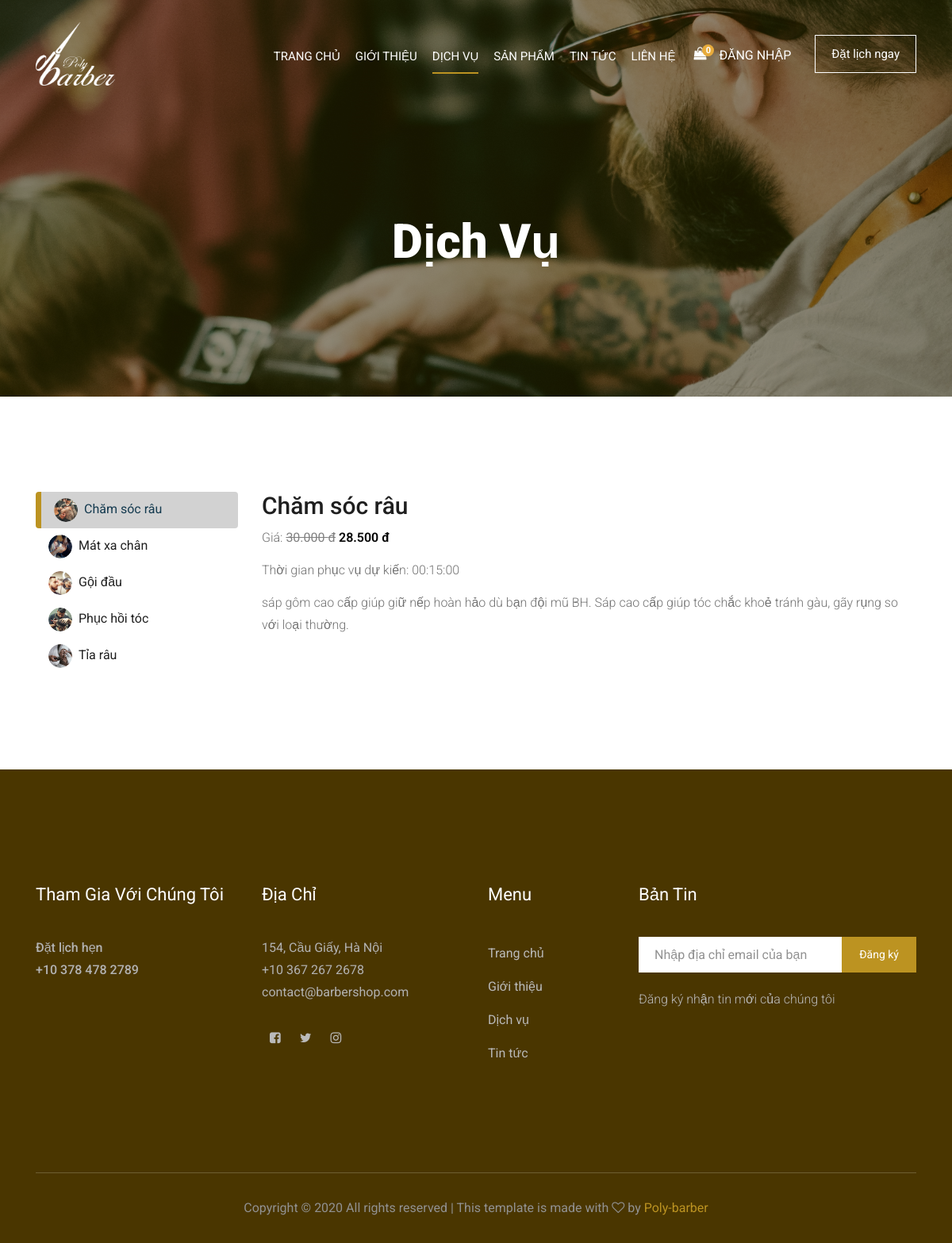
Page /?page=service-list&id=8 on the committed database.
### tables this page shows
CREATE TABLE `setting` (
  `id` int(11) NOT NULL,
  `logo` varchar(191) NOT NULL,
  `file_ico` varchar(191) NOT NULL,
  `title` varchar(191) NOT NULL,
  `introduce` text NOT NULL,
  `slogan` varchar(191) NOT NULL
);

CREATE TABLE `services` (
  `id` int(11) NOT NULL,
  `name` varchar(191) NOT NULL,
  `price` float NOT NULL,
  `sale` float NOT NULL,
  `time` time NOT NULL,
  `detail` text NOT NULL,
  `images` varchar(191) NOT NULL,
  `id_type` int(11) NOT NULL
);

### layout/layout.php (called while the page is built)
<?php include_once "header.php" ?>
    <?php include_once $view_page ?>
<?php include_once "footer.php" ?>

### index.php (called while the page is built, shortened)
<?php
require_once "libs/services.php";
require_once "libs/setting.php";
extract($_REQUEST);
$page = isset($_GET['page']) ? $_GET['page'] : '';
switch ($page) {
    case 'service-list':
        $view_page = "site/service-list.php";
        break;
}
include_once "layout/layout.php";

### libs/database.php (called while the page is built, shortened)
<?php
function connection()
{
    try {
        $conn = new PDO("mysql:host=localhost; dbname=barber; charset=utf8", "root", "");
    } catch (PDOException $e) {
        echo "Lỗi Kết nối" . $e->getMessage();
    }
    return $conn;
}
function query_exe($sql) {
    $conn = connection();
    try {
        $stmt = $conn->prepare($sql);
        $stmt->execute();
        $result = $stmt->fetchAll(PDO::FETCH_ASSOC);
        return $result;
    } catch (PDOException $e) {
        echo "Lỗi dữ liệu" . $e->getMessage();
    } finally {
        unset($conn);
    }
}
function query_limit($sql) {
    $conn = connection();
    try {
        $stmt = $conn->prepare($sql);
        $stmt->execute();
        $result = $stmt->fetch(PDO::FETCH_ASSOC);
        return $result;
    } catch (PDOException $e) {
        echo "Lỗi dữ liệu" . $e->getMessage();
    } finally {
        unset($conn);
    }
}

### libs/setting.php (called while the page is built, shortened)
<?php
require_once "database.php";
function list_limit_setting(){
    $sql = "SELECT * from setting order by id limit 0,1";
    return query_limit($sql);
}

### libs/services.php (called while the page is built, shortened)
<?php
require_once "database.php";
function service_list_cate($id_type) {
    $sql = "SELECT * from services Where id_type=$id_type ORDER BY id DESC";
    return query_exe($sql);
}

### site/service-list.php (the view, shortened to what this page needs)
<?php
if(isset($_GET['id'])){
    $id=$_GET['id'];
    $service =  service_list_cate($id);
$i=0;
$length = count($service);
}
?>
<div class="bradcam_area breadcam_bg overlay">
 	<h3>Dịch vụ</h3>
 </div>
<section class="service section-padding">
    <div class="container">
    <div class="row">
  <div class="col-3">
    <div class="nav flex-column nav-pills" id="v-pills-tab" role="tablist" aria-orientation="vertical">
        <?php foreach($service as $s): ?>
            <?php if($i==0): ?>
      <a class="nav-link active" id="v-pills-home<?=$s['id']?>-tab" data-toggle="pill" href="#v-pills-home<?=$s['id']?>" role="tab" aria-controls="v-pills-home<?=$s['id']?>" aria-selected="true">
      <img class="rounded-circle mr-2" src="images/products/<?=$s['images']?>" alt="" width="30" height="30"><?=$s['name']?>
    </a>
            <?php else:?>
      <a class="nav-link" id="v-pills-home<?=$s['id']?>-tab" data-toggle="pill" href="#v-pills-home<?=$s['id']?>" role="tab" aria-controls="v-pills-home<?=$s['id']?>" aria-selected="true">
          <img class="rounded-circle mr-2" src="images/products/<?=$s['images']?>" alt="" width="30" height="30"><?=$s['name']?>
        </a>
      <?php endif;?>
      <?php $i++;
    endforeach; ?>
    </div>
  </div>
  <div class="col-9">
    <div class="tab-content" id="v-pills-tabContent">
    <?php foreach($service as $s): ?>
            <?php if($i==$length): ?>
                <div class="tab-pane fade show active" id="v-pills-home<?=$s['id']?>" role="tabpanel" aria-labelledby="v-pills-home<?=$s['id']?>-tab">
                <h2><?=$s['name']?></h2>
                <p>Giá: <?php if($s['sale']>0):?>
                <span class="old-price">
                <del class="text-gray-400"><?=number_format($s['price'],0,',','.').' đ';?></del>
                </span>
               <?php endif; ?>
              <span class="list-price"><?=number_format($price= $s['price']-($s['price']*$s['sale']),0,',','.').' đ';?></span>
              </p>
                <p>Thời gian phục vụ dự kiến: <?=$s['time']?></p>
                <?=$s['detail']?>
              </div>
      <?php endif;?>
      <?php $i++;
    endforeach; ?>
    </div>
  </div>
</div>
    </div>
</section>

### layout/header.php (shortened to what this page needs)
<?php
if(isset($_GET['page'])){
    $page=$_GET['page'];
}
$setting = list_limit_setting();
 ?>
<!DOCTYPE html>
<html class="no-js" lang="zxx">
<head>
    <link rel="stylesheet" href="content/css/bootstrap.min.css" />
    <link rel="stylesheet" href="https://cdnjs.cloudflare.com/ajax/libs/select2/4.0.0/css/select2.min.css" />
    <link rel="stylesheet" href="content/css/toastr.min.css" />
    <link rel="stylesheet" href="content/css/owl.carousel.min.css" />
    <link rel="stylesheet" href="content/css/magnific-popup.css" />
    <link rel="stylesheet" href="content/css/font-awesome.min.css" />
    <link rel="stylesheet" href="content/css/themify-icons.css" />
    <link rel="stylesheet" href="content/css/nice-select.css" />
    <link rel="stylesheet" href="content/css/flaticon.css" />
    <link rel="stylesheet" href="content/css/gijgo.css" />
    <link rel="stylesheet" href="content/css/animate.css" />
    <link rel="stylesheet" href="content/css/slicknav.css" />
    <link rel="stylesheet" href="content/css/pgwslideshow.min.css">
    <link rel="stylesheet" href="content/css/style.css" />
</head>
<body>
    <header>
        <div class="header-area ">
            <div id="sticky-header" class="main-header-area">
                <div class="container">
                    <div class="row align-items-center">
                        <div class="col-xl-2 col-lg-2">
                            <div class="logo-img">
                                <a href="<?= ROOT ?>">
                                    <img src="images/<?=$setting['logo']?>" alt="" width="100" height="80">
                                </a>
                            </div>
                        </div>
                        <div class="col-xl-10 col-lg-10">
                            <div class="menu_wrap d-none d-lg-block">
                                <div class="menu_wrap_inner d-flex align-items-center justify-content-end">
                                    <div class="main-menu">
                                        <nav>
                                            <ul id="navigation" class="mt-3">
                                                <li><a class="<?= ($page == 'home' || $page == '') ? 'active' : '' ?>" href="<?= ROOT ?>">Trang chủ</a></li>
                                                <li><a class="<?= ($page == 'introduce') ? 'active' : '' ?>" href="<?= ROOT ?>?page=introduce">Giới thiệu</a></li>
                                                <li><a class="<?= ($page == 'service' || $page == 'service-list') ? 'active' : '' ?>" href="<?= ROOT ?>?page=service">Dịch vụ</a>
                                            </li>
                                                <li><a class="<?= ($page == 'product-list' || $page == 'pro-list' || $page == 'product-detail') ? 'active' : '' ?>" href="<?= ROOT ?>?page=product-list">Sản phẩm</a></li>
                                                <li><a class="<?= ($page == 'blog' || $page == 'blog-detail') ? 'active' : '' ?>" href="<?= ROOT ?>?page=blog">Tin tức</a></li>
                                                <li><a class="<?= ($page == 'contact') ? 'active' : '' ?>" href="<?= ROOT ?>?page=contact">Liên hệ</a></li>
                                            </ul>
                                        </nav>
                                    </div>
                                    <div class="icon cart-icon">
                                        <a href="<?=ROOT?>?page=cart"><i class="fa fa-shopping-bag text-white ml-2" aria-hidden="true"></i><span class="bag">
                                            <?php if(isset($_SESSION['customer'])): ?>
                                                <?= isset($_SESSION['cartCustom'][$_SESSION['customer']['id']]) ? total_item($_SESSION['cartCustom'][$_SESSION['customer']['id']]) : 0; ?>
                                            <?php else: ?>
                                        <?= isset($_SESSION['cart']) ? total_item($_SESSION['cart']) : 0; ?>
                                            <?php endif; ?>
                                        </span></a>
                                    </div>
                                    <?php if(isset($_SESSION['customer'])): ?>
                                    <div class="dropdown no-arrow mr-1">
                                        <button type="button" class="btn bg-transparent p-0 ml-2 dropdown-toggle text-white" id="dropdownMenuOffset" data-toggle="dropdown" aria-haspopup="true" aria-expanded="false" data-offset="0,20">
                                        <i class="fa fa-user-o ml-2" aria-hidden="true"></i>
                                        <?=$_SESSION['customer']['name'] ?>
                                        </button>
                                        <div class="dropdown-menu" aria-labelledby="dropdownMenuOffset">
                                            <?php if(isset($_SESSION['member'])): ?>
                                            <?php if($_SESSION['member']['role'] == 1): ?>
                                            <a class="dropdown-item" href="<?=ROOT?>admin">Trang quản trị</a>
                                            <?php endif; ?>
                                            <?php endif; ?>
                                            <a class="dropdown-item" href="<?=ROOT?>?page=profile&action=profile">Tài khoản của tôi</a>
                                            <a class="dropdown-item" href="<?=ROOT?>?page=profile&action=booking">Lịch hẹn</a>
                                            <a class="dropdown-item" href="<?=ROOT?>?page=logout">Đăng xuất</a>
                                        </div>
                                    </div>
                                    <?php else: ?>
                                    <a href="#login-form" class="popup-with-form text-white text-uppercase ml-3 mt-1">Đăng nhập</a>
                                    <?php endif; ?>
                                    <div class="book_room">
                                        <div class="book_btn">
                                            <a class="popup-with-form" href="#test-form">Đặt lịch ngay</a>
                                        </div>
                                    </div>
                                </div>
                            </div>
                        </div>
                    </div>
                </div>
            </div>
        </div>
    </header>

### rows in the picture
setting: logo (picture)
services: images (picture), name "Chăm sóc râu", price "30.000", $price= $s['price']-($s['price']*$s['sale']) "28.500", time "00:15:00", detail "sáp gôm cao cấp giúp giữ nếp hoàn hảo dù bạn đội mũ BH. Sáp cao cấp giúp tóc chắc khoẻ tránh gàu, gãy rụng so với loại thường."
services: images (picture), name "Mát xa chân"
services: images (picture), name "Gội đầu"
services: images (picture), name "Phục hồi tóc"
services: images (picture), name "Tỉa râu"
